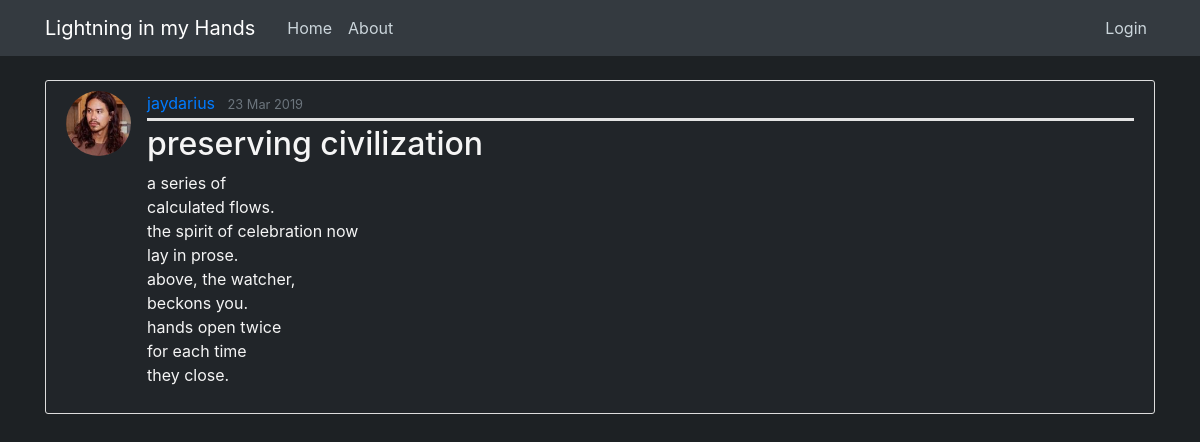
Screenshot of /post/3 with the database file from the repository.
### lightning_flask/models.py (models this page shows, shortened)
class User(db.Model, UserMixin):
    id = db.Column(db.Integer, primary_key=True)
    username = db.Column(db.String(20), unique=True, nullable=False)
    email = db.Column(db.String(120), unique=True, nullable=False)
    image_file = db.Column(db.String(20), nullable=False, default='default.jpg')
    password = db.Column(db.String(60), nullable=False)
    posts = db.relationship('Post', backref='author', lazy=True)

class Post(db.Model):
    id = db.Column(db.Integer, primary_key=True)
    title = db.Column(db.String(100), nullable=False)
    date_posted = db.Column(db.DateTime, nullable=False, default=datetime.utcnow)
    content = db.Column(db.Text, nullable=False)
    user_id = db.Column(db.Integer, db.ForeignKey('user.id'), nullable=False)

### lightning_flask/posts/routes.py (the view)
@posts.route("/post/<int:post_id>")
def post(post_id):
    post = Post.query.get_or_404(post_id)
    return render_template('post.html', title=post.title, post=post)

### lightning_flask/templates/post.html (shortened to what this page needs)
{% extends "layout.html" %}
{% block content %}
    <article class="media content-section">
        <img class="rounded-circle article-img" src="{{ url_for('static', filename='profile_pics/' + post.author.image_file) }}">
        <div class="media-body">
        <div class="article-metadata">
            <a class="mr-2" href="{{ url_for('users.user_posts', username=post.author.username) }}">{{ post.author.username }}</a>
            <small class="text-muted">{{ post.date_posted.strftime('%d %b %Y') }}</small>
        </div>
        <h2 class="article-title">{{ post.title }}</h2>
        <p class="article-content">{{ post.content }}</p>
        </div>
    </article>
{% endblock content %}

### lightning_flask/static/dev-main.css (style rules this page uses)
body { background: #1d2124; color: #333333; margin-top: 5rem; }
h1, h2, h3, h4, h5, h6 { color: #007bff; }
p { color: whitesmoke; }
.content-section { background: #212529; padding: 10px 20px; border: 1px solid #dddddd; border-radius: 3px; margin-bottom: 20px; }
.article-title { color: whitesmoke; }
.article-content { white-space: pre-line; }
.article-img { height: 65px; width: 65px; margin-right: 16px; }
.article-metadata { padding-bottom: 3px; margin-bottom: 4px; border-bottom: 3px solid #e3e3e3 }

### rows the page displays
User: image_file (picture), author.username "jaydarius"
Post: date_posted "23 Mar 2019", title "preserving civilization", content "a series of calculated flows. the spirit of celebration now lay in prose. above, the watcher, beckons you. hands open twice for each time they close."
